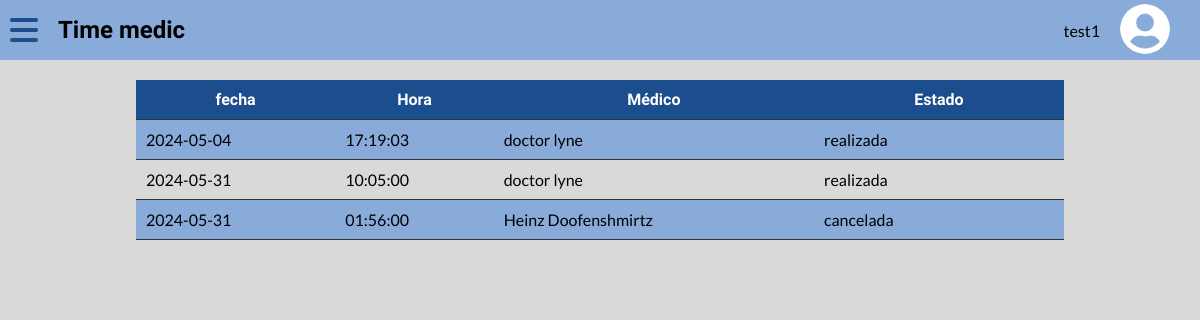
Screenshot of /app/public/getCitas.php (signed in) with the database file from the repository.
### tables this page shows
CREATE TABLE `citas` (
  `idcitas` int(11) NOT NULL AUTO_INCREMENT,
  `id_paciente` int(11) DEFAULT NULL,
  `id_doctor` int(11) DEFAULT NULL,
  `fecha_cita` date DEFAULT NULL,
  `hora_cita` time DEFAULT NULL,
  `estado` tinyint(4) DEFAULT 0 COMMENT '0: pendiente\n1: completa\n2: cancelada',
  PRIMARY KEY (`idcitas`),
  KEY `paciente_citas_idx` (`id_paciente`),
  KEY `doctor_citas_idx` (`id_doctor`),
  CONSTRAINT `doctor_citas` FOREIGN KEY (`id_doctor`) REFERENCES `usuario` (`idusuario`) ON DELETE NO ACTION ON UPDATE NO ACTION,
  CONSTRAINT `paciente_citas` FOREIGN KEY (`id_paciente`) REFERENCES `usuario` (`idusuario`) ON DELETE NO ACTION ON UPDATE NO ACTION
);

CREATE TABLE `usuario` (
  `idusuario` int(11) NOT NULL AUTO_INCREMENT,
  `nombre` varchar(45) NOT NULL,
  `apellido` varchar(45) NOT NULL,
  `correo` varchar(155) NOT NULL,
  `role` tinyint(4) NOT NULL DEFAULT 1,
  `username` varchar(255) NOT NULL,
  `password` varchar(255) NOT NULL,
  `estado` bit(1) DEFAULT b'1',
  `img` mediumblob DEFAULT NULL,
  PRIMARY KEY (`idusuario`),
  UNIQUE KEY `username` (`username`)
);

### app/controllers/citasController.php (called while the page is built, shortened)
<?php
require_once '../models/citasModel.php';
class CitasController {
	private $citasModel;
	public function __construct()
	{
		require_once '../../config/conn.php';
		$this->citasModel = new CitasModel($conn);
	}
	public function getCitasPaciente() {
		return $this->citasModel->getCitas();
	}
}
?>

### app/models/citasModel.php (called while the page is built, shortened)
<?php
class CitasModel
{
	private $db;
	public function __construct($bd)
	{
		$this->db = $bd;
	}
	public function getCitas()
	{
		$citas = array();
		$idUser = $this->getIdUser();
		$query = "select c.fecha_cita, c.hora_cita, c.estado, d.nombre, d.apellido from citas c
		inner join usuario d on id_doctor = d.idusuario where id_paciente = '$idUser'";
		$results = mysqli_query($this->db, $query);
		if (mysqli_num_rows($results) > 0) {
			while ($data = mysqli_fetch_assoc($results)) {
				$citas[] = $data;
			}
		} else {
			$citas = array();
		}
		return $citas;
	}
	private function getIdUSer () {
		$username = $_SESSION['username'];
		$user = null;
		$queryUser = "select * from usuario where username = '$username'";
		$resultsUser = mysqli_query($this->db, $queryUser);
		if (mysqli_num_rows($resultsUser) > 0) {
			$user = mysqli_fetch_assoc($resultsUser);
		}
		$idUser = $user['idusuario'];
		return $idUser;
	}
}

### app/public/getCitas.php (the view, shortened to what this page needs)
<?php
require_once '../controllers/citasController.php';
?>
<!DOCTYPE html>
<html lang="es">
<head>
	<link rel="stylesheet" href="./css/main.css">
</head>
<body>
	<?php
	require_once './views/menu.php';
	?>
	<main>
		<table>
			<tr>
				<th>fecha</th>
				<th>Hora</th>
				<th>Médico</th>
				<th>Estado</th>
			</tr>
			<?php
			$citasController = new citasController();
			$citas = $citasController->getCitasPaciente();
			if (!is_null($citas) && is_array($citas)) {
				foreach ($citas as $cita) {
					echo "
					<tr>
						<td>
							 ", $cita['fecha_cita'], "
						</td>
						<td>
							", $cita['hora_cita'], "
						</td>
						<td>
							", $cita['nombre'], ' ', $cita['apellido'], "
						</td>
						<td>";
					if ($cita['estado'] == 0) {
						echo 'pendiente';
					} else if ($cita['estado'] == 1) {
						echo 'realizada';
					} else {
						echo 'cancelada';
					}
					echo "
						</td>
					</tr>";
				}
			} else {
				print("The given variable is not an array and contains a null value.");
			} ?>
		</table>
	</main>
</body>
</html>

### app/public/views/menu.php (shortened to what this page needs)
<menu class="menuHeader">
	<div class="menuTitle">
		<div class="menuBars">
			<label for="menu" class="menuClosed">
				<i class="fa-solid fa-bars fa-2x"></i>
			</label>
		</div>
		<h2 class="titles">Time medic</h2>
	</div>
	<div class="userdata">
		<span class="username">
			<?php
			echo $_SESSION['username']
			?>
		</span>
		<figure class="imgContainer imgMenuProfile">
			<img src="./img/userDefault.png" alt="" width="50px" height="50px">
		</figure>
	</div>
</menu>

### app/public/css/main.css (style rules this page uses)
:root { --mainColor: #89ABD9; --secundaryColor: #1C4D8C; --warningColor: #730202; --enfasisColor: #04BF55; --titlesFont: "Lexend Deca", sans-serif; --mainFont: "Lato", sans-serif; }
* { margin:0; padding: 0; box-sizing: border-box; font-family: var(--mainFont); }
.titles { font-family: var(--titlesFont); font-weight: bold; }
.imgContainer { width: 100%; }
.imgContainer img { max-height: calc(100vh - 150px); max-width: 100%; width: 100%; }
.imgMenuProfile img { width: 50px; height: 50px; border-radius: 50%; }
.menuHeader { display: flex; align-items: center; justify-content: space-between; height: 60px; padding: 10px; background: var(--mainColor); box-shadow: 0px 1px 5px #000; }
.menuTitle { display: flex; align-items: center; }
.menuTitle .titles { margin-left: 20px; }
.userdata { display: flex; align-items: center; margin-right: 20px; }
.userdata span { margin-right: 20px; }
.menuBars label { color: var(--secundaryColor); }
.menuClosed { display: inline-block; }
main { min-height: calc(100vh - 60px); padding: 20px; background-color: #d9d9d9; }
table { width: 80%; margin: auto; border-collapse: collapse; }
th { background-color: var(--secundaryColor); color: white; font-family: var(--titlesFont); }
tr { border-bottom: 1px solid #333; }
th, td { padding: 10px; }
th:last-child { width: 250px; }
tr:nth-child(even) { background: var(--mainColor); }

### rows the page displays
citas: fecha_cita "2024-05-04", hora_cita "17:19:03", id_doctor.nombre "doctor", id_doctor.apellido "lyne", estado "realizada"
citas: fecha_cita "2024-05-31", hora_cita "10:05:00", id_doctor.nombre "doctor", id_doctor.apellido "lyne", estado "realizada"
citas: fecha_cita "2024-05-31", hora_cita "01:56:00", id_doctor.nombre "Heinz", id_doctor.apellido "Doofenshmirtz", estado "cancelada"

### other values shown
$_SESSION['username'] "test1"
